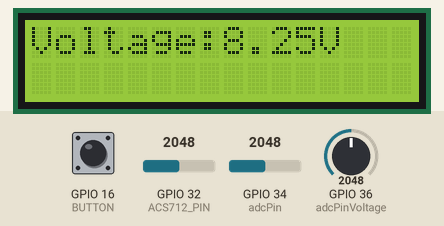
Recording of a sketch running on a simulated ESP32. On the bench: 16×2 character LCD. Inputs (shaded band) come from the test bench; at power-on: GPIO 16 (BUTTON) HIGH, GPIO 32 (ACS712_PIN) = 2048, GPIO 34 (adcPin) = 2048, GPIO 36 (adcPinVoltage) = 2048.

Above: at 1.2 s.
1.3 s: GPIO 16 (BUTTON) pulled LOW for 1 s
At 3.8 s:
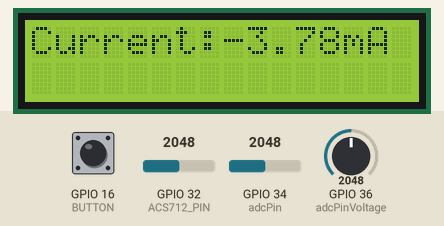
4.2 s: GPIO 16 (BUTTON) pulled LOW for 3.2 s
At 5.8 s:
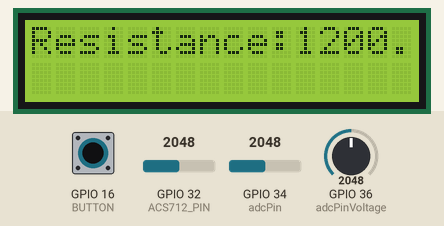
Timing chart, 0 to 7.3 s (numbered marks = the images above; inputs shaded):
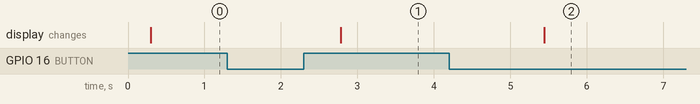

The sketch:

btl.ino
```cpp
#include <Wire.h>
#define SDA_PIN 21 // Chân SDA
#define SCL_PIN 23 // Chân SCL
#include <LiquidCrystal_I2C.h>
// Khai báo màn hình LCD
LiquidCrystal_I2C lcd = LiquidCrystal_I2C(0x27, 16, 2);
// Khai báo chân ADC và thông số
const int adcPinVoltage = 36; // Chân ADC đo điện áp/dòng điện (GPIO36)
const int adcPin = 34; // Chân ADC (GPIO34)
const float Vcc = 3.3; // Điện áp cung cấp (3.3V)
const float Rref = 1000.0; // Điện trở tham chiếu (1kΩ)
const int ACS712_PIN = 32;
// Khai báo chân ADC và thông số
// Biến lưu trạng thái nút nhấn và trạng thái màn hình
int buttonstate =0; //trạng thái nút nhấn đầu tiên
int lastbuttonstate=0; //trạng thái nút nhấn trước đó
int lcdstate =0; //trạng thái màn hình
// Khai báo chân nút nhấn
const int BUTTON = 16; //khai báo chân input button
void setup() {
Wire.begin(SDA_PIN, SCL_PIN); // Khởi tạo I2C
Serial.begin(9600); // Khởi động Serial Monitor
lcd.init(); // Khởi động màn hình LCD
lcd.backlight(); // Bật đèn nền LCD
pinMode(BUTTON, INPUT_PULLUP); // Cấu hình chân nút nhấn
}
void loop() {
//lấy nút nhấn tích cực thấp
buttonstate = digitalRead(BUTTON);
if(buttonstate == LOW && lastbuttonstate == HIGH){
lcdstate++;
if(lcdstate > 2) lcdstate = 0;
delay(50);
}

lastbuttonstate = buttonstate; //lưu lại trạng thái nút nhấn
//switch case cho các trường hợp nút nhấn
switch(lcdstate){
lcd.clear();
case 0:
Voltage();
break;
case 1:
Current();
break;
case 2:
Resistance();
break;
default:
lcd.setCursor(0,0);
lcd.print("Click Button");
break;
}
}
// Hàm hiển thị điện áp
void Voltage() {
float total = 0;
float data = 0;
for(int i=0; i<200; i++){
data = analogRead(adcPinVoltage);
total = data + total;
delay(1);
}

total = total / 200;
float voltage = total * 15 * (28205 / 27000) *1.1 / 4096;
lcd.clear();
lcd.setCursor(0, 0);
lcd.print("Voltage:");
lcd.print(voltage, 2);
lcd.print("V");
}
// Hàm hiển thị dòng điện
void Current() {
float voltotal = 0;
float data1 =0;
for ( int i=0; i<200; i++){
data1 = analogRead(ACS712_PIN);
voltotal = voltotal + data1;
delay(1);
}
float voltage = voltotal / 200;
voltage = voltage /4095 *3.3;
float currentvalue = (voltage - 2.5)/0.185 + 0.81333;
delay(1000);
lcd.clear();
lcd.setCursor(0, 0);
lcd.print("Current:");
lcd.print(currentvalue, 2);
lcd.print("mA");
delay(1);
}
// Hàm hiển thị giá trị điện trở
void Resistance() {
float data = 0;
float total = 0;
for(int i=0; i<100; i++){
data = analogRead(adcPin);
total = data + total;
delay(1);
}
float adcValue = total / 100;
float Vout = adcValue * Vcc / 4095;
float Rx = Rref * (Vout / (Vcc - Vout)) * 1.2;
lcd.clear();
lcd.setCursor(0, 0);
lcd.print("Resistance:");
lcd.print(Rx, 1);
lcd.print(" ohm");
delay(1000);
}
```

Measured:
- after the input at 1.3 s, the display: changes after 1.5 s (image 1)
- after the input at 4.2 s, the display: changes after 1.2 s (image 2)
